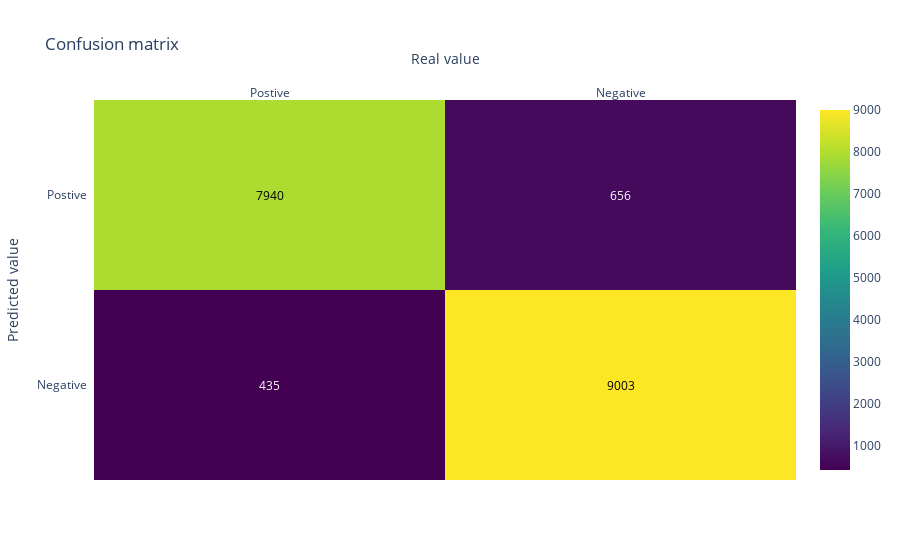

This figure's notebook cell:
### Code cell
print(metrics.accuracy_score(y_test,pred_value_dt))
conf_matrix(metrics.confusion_matrix(y_test, pred_value_dt))

### Figure 1 — Plotly figure (JSON) as saved in the notebook; plotly's stock layout.template omitted (floating-point values rounded to 4 significant figures)
{"data": [{"colorscale": [[0, "#440154"], [0.1111, "#482878"], [0.2222, "#3e4989"], [0.3333, "#31688e"], [0.4444, "#26828e"], [0.5556, "#1f9e89"], [0.6667, "#35b779"], [0.7778, "#6ece58"], [0.8889, "#b5de2b"], [1, "#fde725"]], "reversescale": false, "showscale": true, "type": "heatmap", "x": ["Postive", "Negative"], "y": ["Negative", "Postive"], "z": [[435, 9003], [7940, 656]]}], "layout": {"annotations": [{"font": {"color": "#FFFFFF"}, "showarrow": false, "text": "435", "x": "Postive", "xref": "x", "y": "Negative", "yref": "y"}, {"font": {"color": "#000000"}, "showarrow": false, "text": "9003", "x": "Negative", "xref": "x", "y": "Negative", "yref": "y"}, {"font": {"color": "#000000"}, "showarrow": false, "text": "7940", "x": "Postive", "xref": "x", "y": "Postive", "yref": "y"}, {"font": {"color": "#FFFFFF"}, "showarrow": false, "text": "656", "x": "Negative", "xref": "x", "y": "Postive", "yref": "y"}], "title": {"text": "Confusion matrix"}, "xaxis": {"dtick": 1, "gridcolor": "rgb(0, 0, 0)", "side": "top", "ticks": "", "title": {"text": "Real value"}}, "yaxis": {"dtick": 1, "ticks": "", "ticksuffix": "  ", "title": {"text": "Predicted value"}}}}
